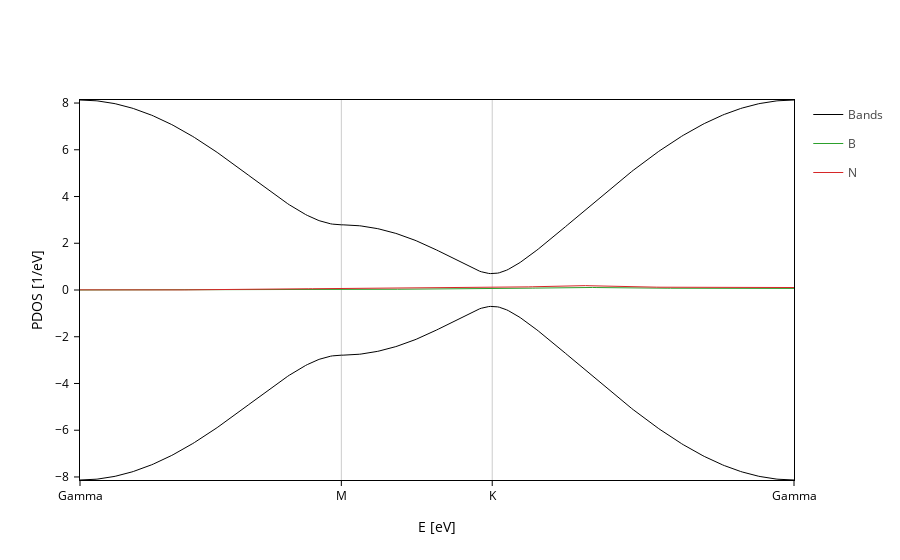

The cell this chart's notebook holds for it:
### Markdown cell above
And now, we will merge them.

Merging into a single plot
----

### Code cell
merge_plots(*plots)

### Figure 1 — Plotly figure (JSON) as saved in the notebook; plotly's stock layout.template omitted (floating-point values rounded to 4 significant figures; data arrays with more than 128 entries replaced by an {"elided": "..."} marker saying what was removed)
{"data": [{"legendgroup": "Bands", "line": {"color": "black", "dash": "solid", "width": 1}, "meta": {"i_plot": 0}, "mode": "lines", "name": "Bands", "opacity": 1, "type": "scatter", "x": {"elided": "400 float values"}, "y": {"elided": "400 float values"}}, {"legendgroup": "Bands", "line": {"color": "black", "dash": "solid", "width": 1}, "meta": {"i_plot": 0}, "mode": "lines", "name": "Bands", "opacity": 1, "showlegend": false, "type": "scatter", "x": {"elided": "400 float values"}, "y": {"elided": "400 float values"}}, {"line": {"width": 1.0}, "meta": {"i_plot": 1}, "mode": "lines", "name": "B", "type": "scatter", "x": {"elided": "1000 float values"}, "y": {"elided": "1000 float values"}}, {"line": {"width": 1.0}, "meta": {"i_plot": 1}, "mode": "lines", "name": "N", "type": "scatter", "x": {"elided": "1000 float values"}, "y": {"elided": "1000 float values"}}], "layout": {"scene": {"xaxis": {"range": [0.0, 4.03], "showgrid": true, "ticktext": ["Gamma", "M", "K", "Gamma"], "tickvals": [0.0, 1.475, 2.326, 4.03], "title": {"text": "E [eV]"}}, "yaxis": {"range": [-8.13, 8.13], "title": {"text": "PDOS [1/eV]"}}}, "xaxis": {"range": [0.0, 4.03], "showgrid": true, "ticktext": ["Gamma", "M", "K", "Gamma"], "tickvals": [0.0, 1.475, 2.326, 4.03], "title": {"text": "E [eV]"}}, "yaxis": {"range": [-8.13, 8.13], "title": {"text": "PDOS [1/eV]"}}}}
